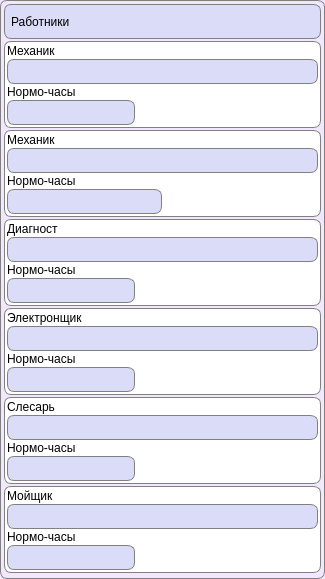
      <widget class="QFrame" name="frame">
       <property name="minimumSize">
        <size>
         <width>325</width>
         <height>0</height>
        </size>
       </property>
       <property name="maximumSize">
        <size>
         <width>16777215</width>
         <height>16777215</height>
        </size>
       </property>
       <property name="styleSheet">
        <string notr="true">QFrame {
	background-color: #f2e7ff;
	border: 1px solid grey;
	border-radius: 7px;
}</string>
       </property>
       <property name="frameShape">
        <enum>QFrame::StyledPanel</enum>
       </property>
       <property name="frameShadow">
        <enum>QFrame::Raised</enum>
       </property>
       <layout class="QGridLayout" name="gridLayout_3">
        <property name="leftMargin">
         <number>3</number>
        </property>
        <property name="topMargin">
         <number>3</number>
        </property>
        <property name="rightMargin">
         <number>3</number>
        </property>
        <property name="bottomMargin">
         <number>5</number>
        </property>
        <property name="spacing">
         <number>2</number>
        </property>
        <item row="1" column="0" colspan="3">
         <widget class="QFrame" name="frame_4">
          <property name="minimumSize">
           <size>
            <width>0</width>
            <height>35</height>
           </size>
          </property>
          <property name="maximumSize">
           <size>
            <width>16777215</width>
            <height>35</height>
           </size>
          </property>
          <property name="styleSheet">
           <string notr="true">QFrame {
	background-color: #dbdcf7;
	border: 1px solid grey;
	border-radius: 7px;
}</string>
          </property>
          <property name="frameShape">
           <enum>QFrame::StyledPanel</enum>
          </property>
          <property name="frameShadow">
           <enum>QFrame::Raised</enum>
          </property>
          <layout class="QGridLayout" name="gridLayout_10">
           <property name="leftMargin">
            <number>0</number>
           </property>
           <property name="topMargin">
            <number>0</number>
           </property>
           <property name="rightMargin">
            <number>6</number>
           </property>
           <property name="bottomMargin">
            <number>0</number>
           </property>
           <item row="0" column="0">
            <widget class="QLabel" name="label_5">
             <property name="font">
              <font>
               <pointsize>9</pointsize>
              </font>
             </property>
             <property name="styleSheet">
              <string notr="true">QLabel {
	background-color: transparent;
	border: 0px;
	margin-left: 3px;
}</string>
             </property>
             <property name="text">
              <string>Работники</string>
             </property>
            </widget>
           </item>
           <item row="0" column="1">
            <spacer name="horizontalSpacer">
             <property name="orientation">
              <enum>Qt::Horizontal</enum>
             </property>
             <property name="sizeHint" stdset="0">
              <size>
               <width>40</width>
               <height>20</height>
              </size>
             </property>
            </spacer>
           </item>
          </layout>
         </widget>
        </item>
        <item row="2" column="0" colspan="3">
         <widget class="QFrame" name="frame_7">
          <property name="minimumSize">
           <size>
            <width>0</width>
            <height>0</height>
           </size>
          </property>
          <property name="styleSheet">
           <string notr="true">QFrame {
	background-color: white;
}</string>
          </property>
          <property name="frameShape">
           <enum>QFrame::StyledPanel</enum>
          </property>
          <property name="frameShadow">
           <enum>QFrame::Raised</enum>
          </property>
          <layout class="QGridLayout" name="gridLayout_16">
           <property name="leftMargin">
            <number>2</number>
           </property>
           <property name="topMargin">
            <number>2</number>
           </property>
           <property name="rightMargin">
            <number>2</number>
           </property>
           <property name="bottomMargin">
            <number>2</number>
           </property>
           <property name="horizontalSpacing">
            <number>2</number>
           </property>
           <property name="verticalSpacing">
            <number>1</number>
           </property>
           <item row="2" column="0" colspan="3">
            <widget class="QLineEdit" name="mechanicLine">
             <property name="minimumSize">
              <size>
               <width>0</width>
               <height>25</height>
              </size>
             </property>
             <property name="font">
              <font>
               <pointsize>10</pointsize>
              </font>
             </property>
             <property name="focusPolicy">
              <enum>Qt::NoFocus</enum>
             </property>
             <property name="styleSheet">
              <string notr="true">QLineEdit {
	border: 1px solid gray;
    border-radius: 7px;
    background-color: #dbdcf7;
	padding-left: 3px;
}</string>
             </property>
             <property name="readOnly">
              <bool>true</bool>
             </property>
            </widget>
           </item>
           <item row="3" column="0" colspan="3">
            <widget class="QLabel" name="label_23">
             <property name="font">
              <font>
               <pointsize>9</pointsize>
              </font>
             </property>
             <property name="styleSheet">
              <string notr="true">QLabel {
	background-color: transparent;
	border: 0px;
}</string>
             </property>
             <property name="text">
              <string>Нормо-часы</string>
             </property>
            </widget>
           </item>
           <item row="0" column="0" colspan="3">
            <widget class="QLabel" name="label_18">
             <property name="font">
              <font>
               <pointsize>9</pointsize>
              </font>
             </property>
             <property name="styleSheet">
              <string notr="true">QLabel {
	background-color: transparent;
	border: 0px;
}</string>
             </property>
             <property name="text">
              <string>Механик</string>
             </property>
            </widget>
           </item>
           <item row="4" column="0" colspan="2">
            <widget class="QLineEdit" name="mechanicHoursLine">
             <property name="minimumSize">
              <size>
               <width>0</width>
               <height>25</height>
              </size>
             </property>
             <property name="maximumSize">
              <size>
               <width>16777215</width>
               <height>16777215</height>
              </size>
             </property>
             <property name="font">
              <font>
               <pointsize>10</pointsize>
              </font>
             </property>
             <property name="focusPolicy">
              <enum>Qt::NoFocus</enum>
             </property>
             <property name="styleSheet">
              <string notr="true">QLineEdit {
	border: 1px solid gray;
    border-radius: 7px;
    background-color: #dbdcf7;
	padding-left: 3px;
}</string>
             </property>
             <property name="inputMask">
              <string/>
             </property>
            </widget>
           </item>
           <item row="4" column="2">
            <spacer name="horizontalSpacer_4">
             <property name="orientation">
              <enum>Qt::Horizontal</enum>
             </property>
             <property name="sizeHint" stdset="0">
              <size>
               <width>40</width>
               <height>20</height>
              </size>
             </property>
            </spacer>
           </item>
          </layout>
         </widget>
        </item>
        <item row="3" column="0" colspan="3">
         <widget class="QFrame" name="frame_12">
          <property name="minimumSize">
           <size>
            <width>0</width>
            <height>0</height>
           </size>
          </property>
          <property name="styleSheet">
           <string notr="true">QFrame {
	background-color: white;
}</string>
          </property>
          <property name="frameShape">
           <enum>QFrame::StyledPanel</enum>
          </property>
          <property name="frameShadow">
           <enum>QFrame::Raised</enum>
          </property>
          <layout class="QGridLayout" name="gridLayout_21">
           <property name="leftMargin">
            <number>2</number>
           </property>
           <property name="topMargin">
            <number>2</number>
           </property>
           <property name="rightMargin">
            <number>2</number>
           </property>
           <property name="bottomMargin">
            <number>2</number>
           </property>
           <property name="horizontalSpacing">
            <number>2</number>
           </property>
           <property name="verticalSpacing">
            <number>1</number>
           </property>
           <item row="2" column="0" colspan="2">
            <widget class="QLabel" name="label_29">
             <property name="font">
              <font>
               <pointsize>9</pointsize>
              </font>
             </property>
             <property name="styleSheet">
              <string notr="true">QLabel {
	background-color: transparent;
	border: 0px;
}</string>
             </property>
             <property name="text">
              <string>Нормо-часы</string>
             </property>
            </widget>
           </item>
           <item row="0" column="0" colspan="2">
            <widget class="QLabel" name="label_28">
             <property name="font">
              <font>
               <pointsize>9</pointsize>
              </font>
             </property>
             <property name="styleSheet">
              <string notr="true">QLabel {
	background-color: transparent;
	border: 0px;
}</string>
             </property>
             <property name="text">
              <string>Механик</string>
             </property>
            </widget>
           </item>
           <item row="1" column="0" colspan="2">
            <widget class="QLineEdit" name="mechanic2Line">
             <property name="minimumSize">
              <size>
               <width>0</width>
               <height>25</height>
              </size>
             </property>
             <property name="font">
              <font>
               <pointsize>10</pointsize>
              </font>
             </property>
             <property name="focusPolicy">
              <enum>Qt::NoFocus</enum>
             </property>
             <property name="styleSheet">
              <string notr="true">QLineEdit {
	border: 1px solid gray;
    border-radius: 7px;
    background-color: #dbdcf7;
	padding-left: 3px;
}</string>
             </property>
             <property name="readOnly">
              <bool>true</bool>
             </property>
            </widget>
           </item>
           <item row="3" column="0">
            <widget class="QLineEdit" name="mechanic2HoursLine">
             <property name="minimumSize">
              <size>
               <width>0</width>
               <height>25</height>
              </size>
             </property>
             <property name="maximumSize">
              <size>
               <width>16777215</width>
               <height>16777215</height>
              </size>
             </property>
             <property name="font">
              <font>
               <pointsize>10</pointsize>
              </font>
             </property>
             <property name="focusPolicy">
              <enum>Qt::NoFocus</enum>
             </property>
             <property name="styleSheet">
              <string notr="true">QLineEdit {
	border: 1px solid gray;
    border-radius: 7px;
    background-color: #dbdcf7;
	padding-left: 3px;
}</string>
             </property>
             <property name="inputMask">
              <string/>
             </property>
            </widget>
           </item>
           <item row="3" column="1">
            <spacer name="horizontalSpacer_6">
             <property name="orientation">
              <enum>Qt::Horizontal</enum>
             </property>
             <property name="sizeHint" stdset="0">
              <size>
               <width>40</width>
               <height>20</height>
              </size>
             </property>
            </spacer>
           </item>
          </layout>
         </widget>
        </item>
        <item row="4" column="0" colspan="3">
         <widget class="QFrame" name="frame_8">
          <property name="minimumSize">
           <size>
            <width>0</width>
            <height>0</height>
           </size>
          </property>
          <property name="styleSheet">
           <string notr="true">QFrame {
	background-color: white;
}</string>
          </property>
          <property name="frameShape">
           <enum>QFrame::StyledPanel</enum>
          </property>
          <property name="frameShadow">
           <enum>QFrame::Raised</enum>
          </property>
          <layout class="QGridLayout" name="gridLayout_17">
           <property name="leftMargin">
            <number>2</number>
           </property>
           <property name="topMargin">
            <number>2</number>
           </property>
           <property name="rightMargin">
            <number>2</number>
           </property>
           <property name="bottomMargin">
            <number>2</number>
           </property>
           <property name="horizontalSpacing">
            <number>2</number>
           </property>
           <property name="verticalSpacing">
            <number>1</number>
           </property>
           <item row="3" column="0" colspan="2">
            <widget class="QLineEdit" name="diagnosticianHoursLine">
             <property name="minimumSize">
              <size>
               <width>0</width>
               <height>25</height>
              </size>
             </property>
             <property name="maximumSize">
              <size>
               <width>16777215</width>
               <height>16777215</height>
              </size>
             </property>
             <property name="font">
              <font>
               <pointsize>10</pointsize>
              </font>
             </property>
             <property name="focusPolicy">
              <enum>Qt::NoFocus</enum>
             </property>
             <property name="styleSheet">
              <string notr="true">QLineEdit {
	border: 1px solid gray;
    border-radius: 7px;
    background-color: #dbdcf7;
	padding-left: 3px;
}</string>
             </property>
            </widget>
           </item>
           <item row="2" column="0" colspan="2">
            <widget class="QLabel" name="label_24">
             <property name="font">
              <font>
               <pointsize>9</pointsize>
              </font>
             </property>
             <property name="styleSheet">
              <string notr="true">QLabel {
	background-color: transparent;
	border: 0px;
}</string>
             </property>
             <property name="text">
              <string>Нормо-часы</string>
             </property>
            </widget>
           </item>
           <item row="3" column="2">
            <spacer name="horizontalSpacer_7">
             <property name="orientation">
              <enum>Qt::Horizontal</enum>
             </property>
             <property name="sizeHint" stdset="0">
              <size>
               <width>40</width>
               <height>20</height>
              </size>
             </property>
            </spacer>
           </item>
           <item row="1" column="0" colspan="3">
            <widget class="QLineEdit" name="diagnosticianLine">
             <property name="minimumSize">
              <size>
               <width>0</width>
               <height>25</height>
              </size>
             </property>
             <property name="font">
              <font>
               <pointsize>10</pointsize>
              </font>
             </property>
             <property name="focusPolicy">
              <enum>Qt::NoFocus</enum>
             </property>
             <property name="styleSheet">
              <string notr="true">QLineEdit {
	border: 1px solid gray;
    border-radius: 7px;
    background-color: #dbdcf7;
	padding-left: 3px;
}</string>
             </property>
             <property name="readOnly">
              <bool>true</bool>
             </property>
            </widget>
           </item>
           <item row="0" column="0" colspan="3">
            <widget class="QLabel" name="label_19">
             <property name="font">
              <font>
               <pointsize>9</pointsize>
              </font>
             </property>
             <property name="styleSheet">
              <string notr="true">QLabel {
	background-color: transparent;
	border: 0px;
}</string>
             </property>
             <property name="text">
              <string>Диагност</string>
             </property>
            </widget>
           </item>
          </layout>
         </widget>
        </item>
        <item row="5" column="0" colspan="3">
         <widget class="QFrame" name="frame_9">
          <property name="minimumSize">
           <size>
            <width>0</width>
            <height>0</height>
           </size>
          </property>
          <property name="styleSheet">
           <string notr="true">QFrame {
	background-color: white;
}</string>
          </property>
          <property name="frameShape">
           <enum>QFrame::StyledPanel</enum>
          </property>
          <property name="frameShadow">
           <enum>QFrame::Raised</enum>
          </property>
          <layout class="QGridLayout" name="gridLayout_18">
           <property name="leftMargin">
            <number>2</number>
           </property>
           <property name="topMargin">
            <number>2</number>
           </property>
           <property name="rightMargin">
            <number>2</number>
           </property>
           <property name="bottomMargin">
            <number>2</number>
           </property>
           <property name="horizontalSpacing">
            <number>2</number>
           </property>
           <property name="verticalSpacing">
            <number>1</number>
           </property>
           <item row="3" column="0" colspan="2">
            <widget class="QLineEdit" name="electronicsHoursLine">
             <property name="minimumSize">
              <size>
               <width>0</width>
               <height>25</height>
              </size>
             </property>
             <property name="maximumSize">
              <size>
               <width>16777215</width>
               <height>16777215</height>
              </size>
             </property>
             <property name="font">
              <font>
               <pointsize>10</pointsize>
              </font>
             </property>
             <property name="focusPolicy">
              <enum>Qt::NoFocus</enum>
             </property>
             <property name="styleSheet">
              <string notr="true">QLineEdit {
	border: 1px solid gray;
    border-radius: 7px;
    background-color: #dbdcf7;
	padding-left: 3px;
}</string>
             </property>
            </widget>
           </item>
           <item row="0" column="0" colspan="2">
            <widget class="QLabel" name="label_20">
             <property name="font">
              <font>
               <pointsize>9</pointsize>
              </font>
             </property>
             <property name="styleSheet">
              <string notr="true">QLabel {
	background-color: transparent;
	border: 0px;
}</string>
             </property>
             <property name="text">
              <string>Электронщик</string>
             </property>
            </widget>
           </item>
           <item row="3" column="2">
            <spacer name="horizontalSpacer_8">
             <property name="orientation">
              <enum>Qt::Horizontal</enum>
             </property>
             <property name="sizeHint" stdset="0">
              <size>
               <width>40</width>
               <height>20</height>
              </size>
             </property>
            </spacer>
           </item>
           <item row="1" column="0" colspan="3">
            <widget class="QLineEdit" name="electronicsLine">
             <property name="minimumSize">
              <size>
               <width>0</width>
               <height>25</height>
              </size>
             </property>
             <property name="font">
              <font>
               <pointsize>10</pointsize>
              </font>
             </property>
             <property name="focusPolicy">
              <enum>Qt::NoFocus</enum>
             </property>
             <property name="styleSheet">
              <string notr="true">QLineEdit {
	border: 1px solid gray;
    border-radius: 7px;
    background-color: #dbdcf7;
	padding-left: 3px;
}</string>
             </property>
             <property name="readOnly">
              <bool>true</bool>
             </property>
            </widget>
           </item>
           <item row="2" column="0" colspan="3">
            <widget class="QLabel" name="label_25">
             <property name="font">
              <font>
               <pointsize>9</pointsize>
              </font>
             </property>
             <property name="styleSheet">
              <string notr="true">QLabel {
	background-color: transparent;
	border: 0px;
}</string>
             </property>
             <property name="text">
              <string>Нормо-часы</string>
             </property>
            </widget>
           </item>
          </layout>
         </widget>
        </item>
        <item row="6" column="0" colspan="3">
         <widget class="QFrame" name="frame_10">
          <property name="minimumSize">
           <size>
            <width>0</width>
            <height>0</height>
           </size>
          </property>
          <property name="styleSheet">
           <string notr="true">QFrame {
	background-color: white;
}</string>
          </property>
          <property name="frameShape">
           <enum>QFrame::StyledPanel</enum>
          </property>
          <property name="frameShadow">
           <enum>QFrame::Raised</enum>
          </property>
          <layout class="QGridLayout" name="gridLayout_19">
           <property name="leftMargin">
            <number>2</number>
           </property>
           <property name="topMargin">
            <number>2</number>
           </property>
           <property name="rightMargin">
            <number>2</number>
           </property>
           <property name="bottomMargin">
            <number>2</number>
           </property>
           <property name="horizontalSpacing">
            <number>2</number>
           </property>
           <property name="verticalSpacing">
            <number>1</number>
           </property>
           <item row="0" column="0" colspan="2">
            <widget class="QLabel" name="label_21">
             <property name="font">
              <font>
               <pointsize>9</pointsize>
              </font>
             </property>
             <property name="styleSheet">
              <string notr="true">QLabel {
	background-color: transparent;
	border: 0px;
}</string>
             </property>
             <property name="text">
              <string>Слесарь</string>
             </property>
            </widget>
           </item>
           <item row="3" column="0" colspan="2">
            <widget class="QLineEdit" name="locksmithHoursLine">
             <property name="minimumSize">
              <size>
               <width>0</width>
               <height>25</height>
              </size>
             </property>
             <property name="maximumSize">
              <size>
               <width>16777215</width>
               <height>16777215</height>
              </size>
             </property>
             <property name="font">
              <font>
               <pointsize>10</pointsize>
              </font>
             </property>
             <property name="focusPolicy">
              <enum>Qt::NoFocus</enum>
             </property>
             <property name="styleSheet">
              <string notr="true">QLineEdit {
	border: 1px solid gray;
    border-radius: 7px;
    background-color: #dbdcf7;
	padding-left: 3px;
}</string>
             </property>
            </widget>
           </item>
           <item row="3" column="2">
            <spacer name="horizontalSpacer_9">
             <property name="orientation">
              <enum>Qt::Horizontal</enum>
             </property>
             <property name="sizeHint" stdset="0">
              <size>
               <width>40</width>
               <height>20</height>
              </size>
             </property>
            </spacer>
           </item>
           <item row="1" column="0" colspan="3">
            <widget class="QLineEdit" name="locksmithLine">
             <property name="minimumSize">
              <size>
               <width>0</width>
               <height>25</height>
              </size>
             </property>
             <property name="font">
              <font>
               <pointsize>10</pointsize>
              </font>
             </property>
             <property name="focusPolicy">
              <enum>Qt::NoFocus</enum>
             </property>
             <property name="styleSheet">
              <string notr="true">QLineEdit {
	border: 1px solid gray;
    border-radius: 7px;
    background-color: #dbdcf7;
	padding-left: 3px;
}</string>
             </property>
             <property name="readOnly">
              <bool>true</bool>
             </property>
            </widget>
           </item>
           <item row="2" column="0" colspan="3">
            <widget class="QLabel" name="label_26">
             <property name="font">
              <font>
               <pointsize>9</pointsize>
              </font>
             </property>
             <property name="styleSheet">
              <string notr="true">QLabel {
	background-color: transparent;
	border: 0px;
}</string>
             </property>
             <property name="text">
              <string>Нормо-часы</string>
             </property>
            </widget>
           </item>
          </layout>
         </widget>
        </item>
        <item row="7" column="0" rowspan="2" colspan="3">
         <widget class="QFrame" name="frame_11">
          <property name="minimumSize">
           <size>
            <width>0</width>
            <height>0</height>
           </size>
          </property>
          <property name="styleSheet">
           <string notr="true">QFrame {
	background-color: white;
}</string>
          </property>
          <property name="frameShape">
           <enum>QFrame::StyledPanel</enum>
          </property>
          <property name="frameShadow">
           <enum>QFrame::Raised</enum>
          </property>
          <layout class="QGridLayout" name="gridLayout_20">
           <property name="leftMargin">
            <number>2</number>
           </property>
           <property name="topMargin">
            <number>2</number>
           </property>
           <property name="rightMargin">
            <number>2</number>
           </property>
           <property name="bottomMargin">
            <number>2</number>
           </property>
           <property name="horizontalSpacing">
            <number>2</number>
           </property>
           <property name="verticalSpacing">
            <number>1</number>
           </property>
           <item row="0" column="0" colspan="2">
            <widget class="QLabel" name="label_22">
             <property name="font">
              <font>
               <pointsize>9</pointsize>
              </font>
             </property>
             <property name="styleSheet">
              <string notr="true">QLabel {
	background-color: transparent;
	border: 0px;
}</string>
             </property>
             <property name="text">
              <string>Мойщик</string>
             </property>
            </widget>
           </item>
           <item row="3" column="0" colspan="2">
            <widget class="QLineEdit" name="washerHoursLine">
             <property name="minimumSize">
              <size>
               <width>0</width>
               <height>25</height>
              </size>
             </property>
             <property name="maximumSize">
              <size>
               <width>16777215</width>
               <height>16777215</height>
              </size>
             </property>
             <property name="font">
              <font>
               <pointsize>10</pointsize>
              </font>
             </property>
             <property name="focusPolicy">
              <enum>Qt::NoFocus</enum>
             </property>
             <property name="styleSheet">
              <string notr="true">QLineEdit {
	border: 1px solid gray;
    border-radius: 7px;
    background-color: #dbdcf7;
	padding-left: 3px;
}</string>
             </property>
            </widget>
           </item>
           <item row="3" column="2">
            <spacer name="horizontalSpacer_10">
             <property name="orientation">
              <enum>Qt::Horizontal</enum>
             </property>
             <property name="sizeHint" stdset="0">
              <size>
               <width>40</width>
               <height>20</height>
              </size>
             </property>
            </spacer>
           </item>
           <item row="1" column="0" colspan="3">
            <widget class="QLineEdit" name="washerLine">
             <property name="minimumSize">
              <size>
               <width>0</width>
               <height>25</height>
              </size>
             </property>
             <property name="font">
              <font>
               <pointsize>10</pointsize>
              </font>
             </property>
             <property name="focusPolicy">
              <enum>Qt::NoFocus</enum>
             </property>
             <property name="styleSheet">
              <string notr="true">QLineEdit {
	border: 1px solid gray;
    border-radius: 7px;
    background-color: #dbdcf7;
	padding-left: 3px;
}</string>
             </property>
             <property name="readOnly">
              <bool>true</bool>
             </property>
            </widget>
           </item>
           <item row="2" column="0" colspan="3">
            <widget class="QLabel" name="label_27">
             <property name="font">
              <font>
               <pointsize>9</pointsize>
              </font>
             </property>
             <property name="styleSheet">
              <string notr="true">QLabel {
	background-color: transparent;
	border: 0px;
}</string>
             </property>
             <property name="text">
              <string>Нормо-часы</string>
             </property>
            </widget>
           </item>
          </layout>
         </widget>
        </item>
       </layout>
      </widget>
